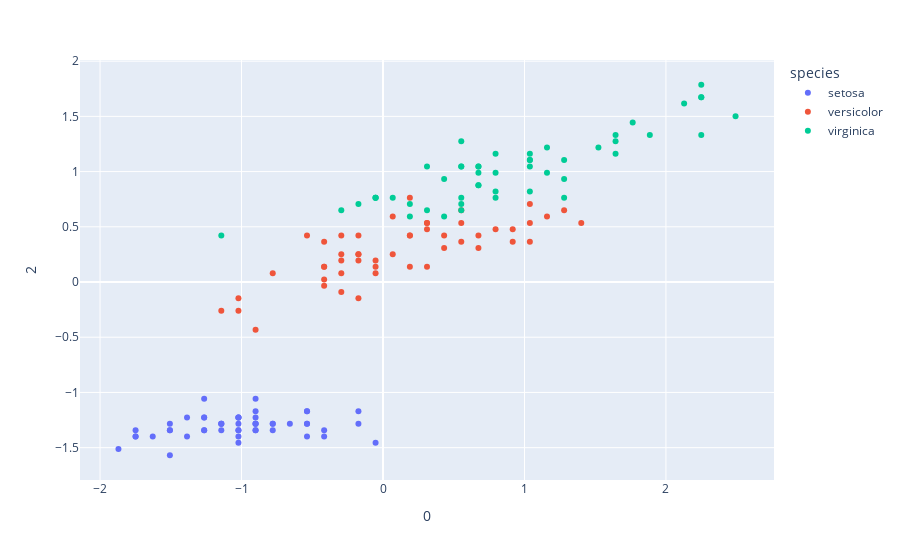

Source (notebook cell):
### Markdown cell above
## 方法一： Z-Score 將數據呈現正態分佈與中心化

### Code cell
## 使用標準化Z-Score套件
z_score_scaler = preprocessing.StandardScaler()

## 對數據進行標準化
iris_z_score = z_score_scaler.fit_transform(iris_data)

## 轉換成DataFrame
iris_z_score = pd.DataFrame(iris_z_score)

## 將species數據結合起來
iris_z_score['species'] = iris_species


print(iris_z_score)

## 繪圖，由於進行標準化後的欄位名稱會改變成數字，所以記得將X軸與Y軸的值，給予對應的數值
fig = px.scatter(iris_z_score, x = 0, y = 2, color = 'species')

## 顯示圖像
fig.show()
